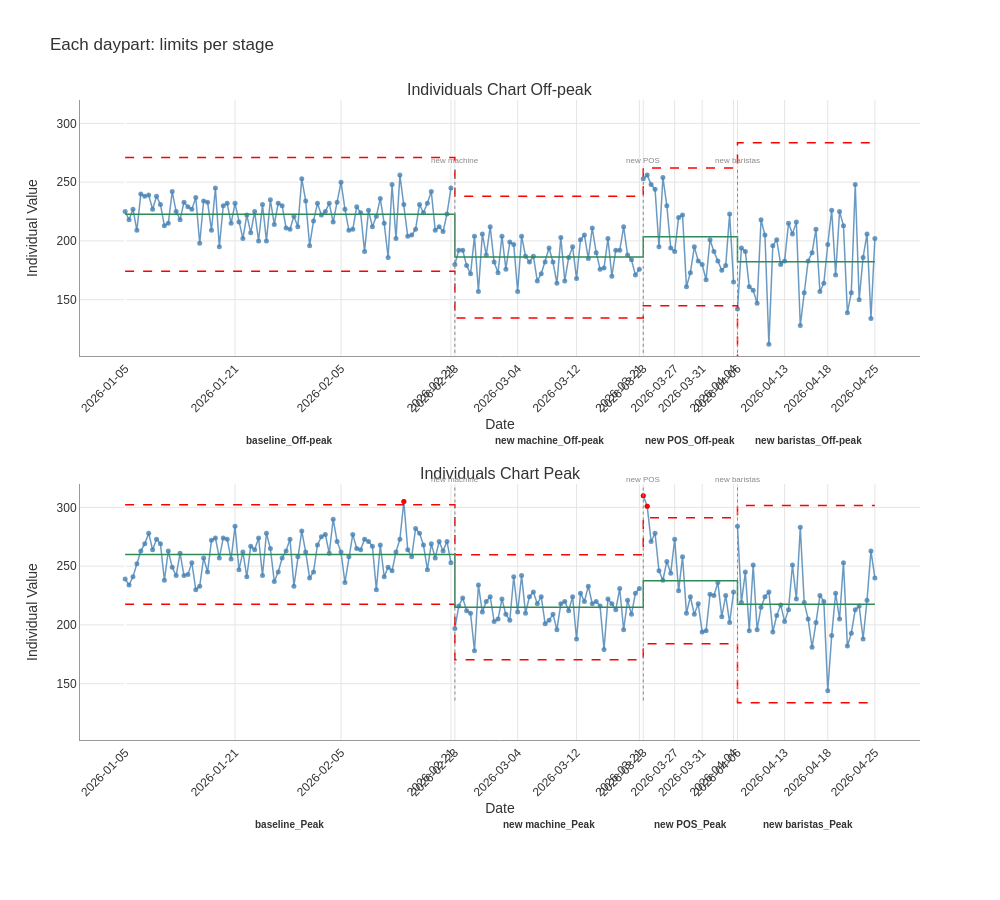

Source (notebook cell):
### Markdown cell above
To chart each daypart on its own, put `daypart` in `by=`: one X chart per daypart, each phased on the
stage.

### Code cell
two.execute(chart='x', by=['daypart'], phased=True).plot(facet=True, ncols=1, title='Each daypart: limits per stage')

### Figure 1 — Plotly figure (JSON) as saved in the notebook; plotly's stock layout.template omitted (floating-point values rounded to 4 significant figures; data arrays with more than 128 entries replaced by an {"elided": "..."} marker saying what was removed)
{"data": [{"hoverinfo": "skip", "line": {"color": "steelblue", "width": 1.5}, "mode": "lines", "name": "X_Off-peak (lanes)", "opacity": 0.8, "showlegend": false, "type": "scatter", "x": {"elided": "195 int values"}, "xaxis": "x", "y": {"elided": "195 int values"}, "yaxis": "y"}, {"customdata": {"elided": "192x2 mixed values"}, "hovertemplate": "<b>X_Off-peak</b> = %{y:.3f}<br>Cell: %{customdata[0]}<br>Obs:  %{customdata[1]}<extra></extra>", "line": {"color": "steelblue", "width": 1.5}, "marker": {"color": "steelblue", "size": 5}, "mode": "markers", "name": "X_Off-peak", "opacity": 0.8, "showlegend": false, "type": "scatter", "x": {"elided": "192 int values"}, "xaxis": "x", "y": {"elided": "192 int values"}, "yaxis": "y"}, {"hovertemplate": "UPL: %{y:.3f}<extra></extra>", "line": {"color": "red", "dash": "dash", "width": 1.5}, "mode": "lines", "name": "UPL (varies)", "showlegend": false, "type": "scatter", "x": {"elided": "383 int values"}, "xaxis": "x", "y": {"elided": "383 float values"}, "yaxis": "y"}, {"hovertemplate": "LPL: %{y:.3f}<extra></extra>", "line": {"color": "red", "dash": "dash", "width": 1.5}, "mode": "lines", "name": "LPL (varies)", "showlegend": false, "type": "scatter", "x": {"elided": "383 int values"}, "xaxis": "x", "y": {"elided": "383 float values"}, "yaxis": "y"}, {"hovertemplate": "CL: %{y:.3f}<extra></extra>", "line": {"color": "#2E8B57", "dash": "solid", "width": 1.5}, "mode": "lines", "name": "CL (varies)", "showlegend": false, "type": "scatter", "x": {"elided": "383 int values"}, "xaxis": "x", "y": {"elided": "383 float values"}, "yaxis": "y"}, {"hoverinfo": "skip", "line": {"color": "steelblue", "width": 1.5}, "mode": "lines", "name": "X_Peak (lanes)", "opacity": 0.8, "showlegend": false, "type": "scatter", "x": {"elided": "195 int values"}, "xaxis": "x2", "y": {"elided": "195 int values"}, "yaxis": "y2"}, {"customdata": {"elided": "192x2 mixed values"}, "hovertemplate": "<b>X_Peak</b> = %{y:.3f}<br>Cell: %{customdata[0]}<br>Obs:  %{customdata[1]}<extra></extra>", "line": {"color": "steelblue", "width": 1.5}, "marker": {"color": "steelblue", "size": 5}, "mode": "markers", "name": "X_Peak", "opacity": 0.8, "showlegend": false, "type": "scatter", "x": {"elided": "192 int values"}, "xaxis": "x2", "y": {"elided": "192 int values"}, "yaxis": "y2"}, {"hovertemplate": "UPL: %{y:.3f}<extra></extra>", "line": {"color": "red", "dash": "dash", "width": 1.5}, "mode": "lines", "name": "UPL (varies)", "showlegend": false, "type": "scatter", "x": {"elided": "383 int values"}, "xaxis": "x2", "y": {"elided": "383 float values"}, "yaxis": "y2"}, {"hovertemplate": "LPL: %{y:.3f}<extra></extra>", "line": {"color": "red", "dash": "dash", "width": 1.5}, "mode": "lines", "name": "LPL (varies)", "showlegend": false, "type": "scatter", "x": {"elided": "383 int values"}, "xaxis": "x2", "y": {"elided": "383 float values"}, "yaxis": "y2"}, {"hovertemplate": "CL: %{y:.3f}<extra></extra>", "line": {"color": "#2E8B57", "dash": "solid", "width": 1.5}, "mode": "lines", "name": "CL (varies)", "showlegend": false, "type": "scatter", "x": {"elided": "383 int values"}, "xaxis": "x2", "y": {"elided": "383 float values"}, "yaxis": "y2"}, {"hovertemplate": "Signal<br>%{x}<br>%{y:.3f}<extra></extra>", "marker": {"color": "red", "size": 5, "symbol": "circle"}, "mode": "markers", "name": "Signal", "showlegend": false, "type": "scatter", "x": [71, 132, 133], "xaxis": "x2", "y": [305, 310, 301], "yaxis": "y2"}], "layout": {"annotations": [{"font": {"size": 16}, "showarrow": false, "text": "Individuals Chart Off-peak", "x": 0.5, "xanchor": "center", "xref": "paper", "y": 1.0, "yanchor": "bottom", "yref": "paper"}, {"font": {"size": 16}, "showarrow": false, "text": "Individuals Chart Peak", "x": 0.5, "xanchor": "center", "xref": "paper", "y": 0.4, "yanchor": "bottom", "yref": "paper"}, {"font": {"color": "#888888", "size": 8}, "showarrow": false, "text": "new machine", "x": 84, "xref": "x", "y": 263.2, "yanchor": "bottom", "yref": "y"}, {"font": {"color": "#888888", "size": 8}, "showarrow": false, "text": "new POS", "x": 132, "xref": "x", "y": 263.2, "yanchor": "bottom", "yref": "y"}, {"font": {"color": "#888888", "size": 8}, "showarrow": false, "text": "new baristas", "x": 156, "xref": "x", "y": 263.2, "yanchor": "bottom", "yref": "y"}, {"font": {"color": "#888888", "size": 8}, "showarrow": false, "text": "new machine", "x": 84, "xref": "x2", "y": 318.3, "yanchor": "bottom", "yref": "y2"}, {"font": {"color": "#888888", "size": 8}, "showarrow": false, "text": "new POS", "x": 132, "xref": "x2", "y": 318.3, "yanchor": "bottom", "yref": "y2"}, {"font": {"color": "#888888", "size": 8}, "showarrow": false, "text": "new baristas", "x": 156, "xref": "x2", "y": 318.3, "yanchor": "bottom", "yref": "y2"}, {"font": {"size": 10}, "showarrow": false, "text": "<b>baseline_Off-peak</b>", "x": 42, "xanchor": "center", "xref": "x", "y": -0.3, "yanchor": "top", "yref": "y domain"}, {"font": {"size": 10}, "showarrow": false, "text": "<b>new machine_Off-peak</b>", "x": 108, "xanchor": "center", "xref": "x", "y": -0.3, "yanchor": "top", "yref": "y domain"}, {"font": {"size": 10}, "showarrow": false, "text": "<b>new POS_Off-peak</b>", "x": 144, "xanchor": "center", "xref": "x", "y": -0.3, "yanchor": "top", "yref": "y domain"}, {"font": {"size": 10}, "showarrow": false, "text": "<b>new baristas_Off-peak</b>", "x": 174, "xanchor": "center", "xref": "x", "y": -0.3, "yanchor": "top", "yref": "y domain"}, {"font": {"size": 10}, "showarrow": false, "text": "<b>baseline_Peak</b>", "x": 42, "xanchor": "center", "xref": "x2", "y": -0.3, "yanchor": "top", "yref": "y2 domain"}, {"font": {"size": 10}, "showarrow": false, "text": "<b>new machine_Peak</b>", "x": 108, "xanchor": "center", "xref": "x2", "y": -0.3, "yanchor": "top", "yref": "y2 domain"}, {"font": {"size": 10}, "showarrow": false, "text": "<b>new POS_Peak</b>", "x": 144, "xanchor": "center", "xref": "x2", "y": -0.3, "yanchor": "top", "yref": "y2 domain"}, {"font": {"size": 10}, "showarrow": false, "text": "<b>new baristas_Peak</b>", "x": 174, "xanchor": "center", "xref": "x2", "y": -0.3, "yanchor": "top", "yref": "y2 domain"}], "font": {"color": "#333333", "family": "Arial, sans-serif", "size": 12}, "height": 900, "hovermode": "closest", "margin": {"b": 160}, "paper_bgcolor": "white", "plot_bgcolor": "white", "shapes": [{"line": {"color": "#888888", "dash": "dot", "width": 1.0}, "type": "line", "x0": 84, "x1": 84, "xref": "x", "y0": 104.8, "y1": 263.2, "yref": "y"}, {"line": {"color": "#888888", "dash": "dot", "width": 1.0}, "type": "line", "x0": 132, "x1": 132, "xref": "x", "y0": 104.8, "y1": 263.2, "yref": "y"}, {"line": {"color": "#888888", "dash": "dot", "width": 1.0}, "type": "line", "x0": 156, "x1": 156, "xref": "x", "y0": 104.8, "y1": 263.2, "yref": "y"}, {"line": {"color": "#888888", "dash": "dot", "width": 1.0}, "type": "line", "x0": 84, "x1": 84, "xref": "x2", "y0": 135.7, "y1": 318.3, "yref": "y2"}, {"line": {"color": "#888888", "dash": "dot", "width": 1.0}, "type": "line", "x0": 132, "x1": 132, "xref": "x2", "y0": 135.7, "y1": 318.3, "yref": "y2"}, {"line": {"color": "#888888", "dash": "dot", "width": 1.0}, "type": "line", "x0": 156, "x1": 156, "xref": "x2", "y0": 135.7, "y1": 318.3, "yref": "y2"}], "title": {"text": "Each daypart: limits per stage"}, "width": 1000, "xaxis": {"anchor": "y", "automargin": true, "domain": [0.0, 1.0], "gridcolor": "#E5E5E5", "gridwidth": 1.0, "linecolor": "#999999", "linewidth": 1.0, "showgrid": true, "showline": true, "tickangle": -45, "ticktext": ["2026-01-05", "2026-01-21", "2026-02-05", "2026-02-21", "2026-02-23", "2026-03-04", "2026-03-12", "2026-03-21", "2026-03-23", "2026-03-27", "2026-03-31", "2026-04-04", "2026-04-06", "2026-04-13", "2026-04-18", "2026-04-25"], "tickvals": [0, 28, 55, 83, 84, 100, 115, 131, 132, 140, 147, 155, 156, 168, 179, 191], "title": {"standoff": 5, "text": "Date"}}, "xaxis2": {"anchor": "y2", "automargin": true, "domain": [0.0, 1.0], "gridcolor": "#E5E5E5", "gridwidth": 1.0, "linecolor": "#999999", "linewidth": 1.0, "showgrid": true, "showline": true, "tickangle": -45, "ticktext": ["2026-01-05", "2026-01-21", "2026-02-05", "2026-02-21", "2026-02-23", "2026-03-04", "2026-03-12", "2026-03-21", "2026-03-23", "2026-03-27", "2026-03-31", "2026-04-04", "2026-04-06", "2026-04-13", "2026-04-18", "2026-04-25"], "tickvals": [0, 28, 55, 83, 84, 100, 115, 131, 132, 140, 147, 155, 156, 168, 179, 191], "title": {"standoff": 5, "text": "Date"}}, "yaxis": {"anchor": "x", "autorange": false, "domain": [0.6, 1.0], "gridcolor": "#E5E5E5", "gridwidth": 1.0, "linecolor": "#999999", "linewidth": 1.0, "range": [102.1, 319.9], "showgrid": true, "showline": true, "title": {"text": "Individual Value"}, "zeroline": false}, "yaxis2": {"anchor": "x2", "autorange": false, "domain": [0.0, 0.4], "gridcolor": "#E5E5E5", "gridwidth": 1.0, "linecolor": "#999999", "linewidth": 1.0, "range": [102.1, 319.9], "showgrid": true, "showline": true, "title": {"text": "Individual Value"}}}}
